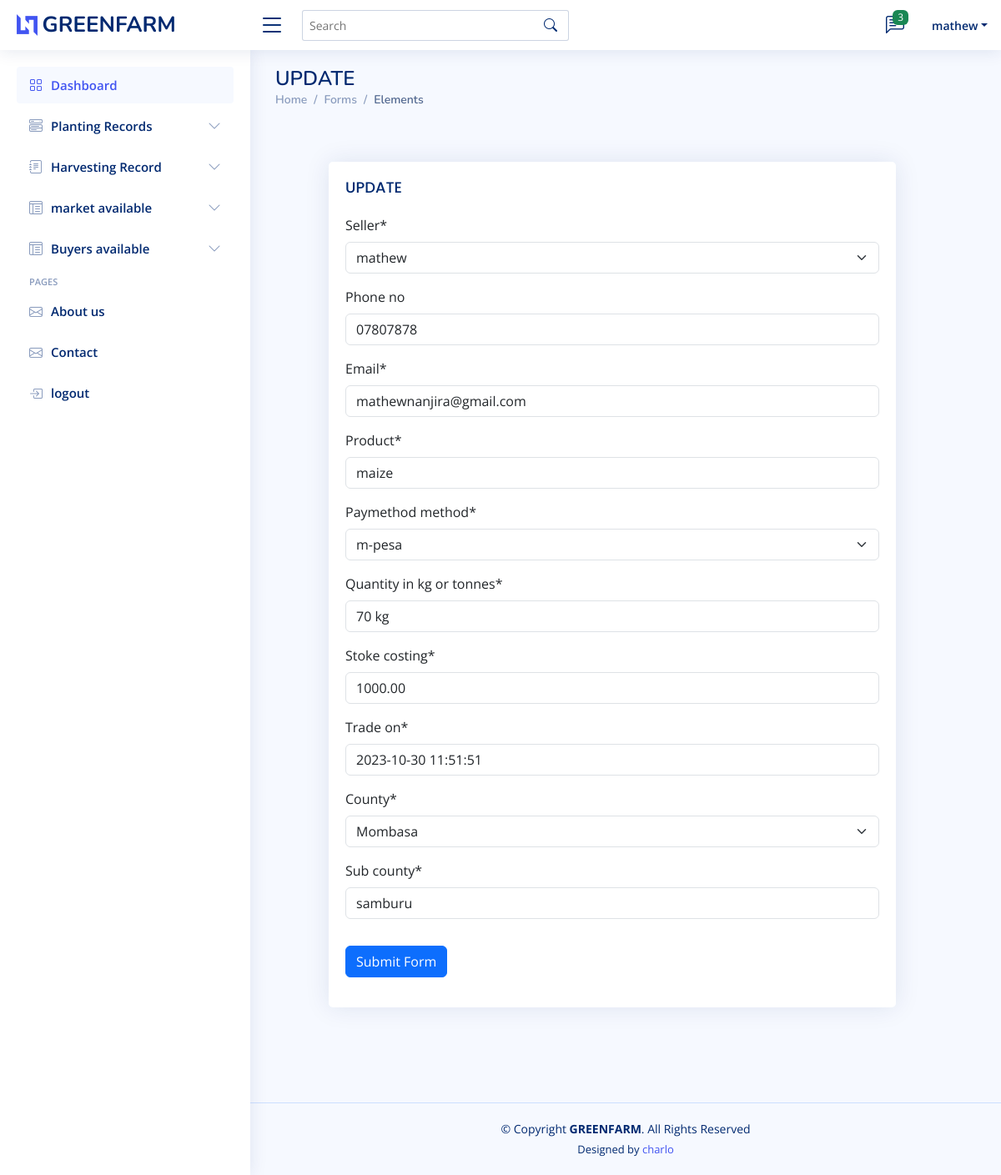
/market/update/1/ (signed in), run on the app's committed database.
### gfarm/models.py (models this page shows)
class Post_Sell(models.Model):
    seller = models.ForeignKey(User, on_delete=models. CASCADE, default="username")
    phone_no = models.CharField(max_length=10, blank=True)
    email= models.EmailField(max_length=200)
    Product = models.CharField(max_length=200)
    paymethod_method = models.CharField(max_length=50, choices=PAYMENT, default='m-pesa')
    quantity_in_kg_or_tonnes  = models.CharField(max_length=50)
    Stoke_costing = models.DecimalField(max_digits=1000000000, decimal_places=2)
    trade_on=models.DateTimeField(default=datetime.now)
    county = models.CharField(max_length=100, choices=COUNTIES, default='mombasa')
    sub_county = models.CharField(blank=False, null=False, max_length=100)

### gfarm/views.py (the view)
# urls.py: path('market/update/<str:pk>/', FarmMarketingUpdateView.as_view(), name='update_market'),
class FarmMarketingUpdateView(LoginRequiredMixin, UpdateView):
    model = Post_Sell
    form_class = MarketingForm
    template_name = "update_market_form.html"
    success_url = reverse_lazy("marketplaces")

### gfarm/forms.py
class MarketingForm(forms.ModelForm):
    class Meta:
        model = Post_Sell
        fields = "__all__"

### gfarm/templates/update_market_form.html (shortened to what this page needs)
{% extends 'base.html' %} {% block body %} {% load static %}{%load crispy_forms_tags %}
<main id="main" class="main">
    <div class="pagetitle">
        <h1>UPDATE</h1>
        <nav>
            <ol class="breadcrumb">
                <li class="breadcrumb-item"><a href="/">Home</a></li>
                <li class="breadcrumb-item">Forms</li>
                <li class="breadcrumb-item active">Elements</li>
            </ol>
        </nav>
    </div>
    <section class="section" style="margin: 4rem;">
        <div class="row">
            <div class="col-lg-12">
                <div class="card" style="margin-right: 2rem;">
                    <div class="card-body">
                        <h5 class="card-title">UPDATE</h5>
                        <form method="POST" enctype="multipart/form-data">
                            <div class="row mb-3">
                                <div class="col-sm-12">
                                    {{ form|crispy }}
                                </div>
                            </div>
                            <div class="row mb-3">
                                <div class="col-sm-10">
                                    <button type="submit" class="btn btn-primary">Submit Form</button>
                                </div>
                            </div>
                        </form>
                    </div>
                </div>
            </div>
        </div>
    </section>
</main>
{% endblock %}

### gfarm/templates/base.html (shortened to what this page needs)
{% load static %}
<!DOCTYPE html>
<html lang="en">
<head>
    <link href="{% static 'assets/vendor/bootstrap/css/bootstrap.min.css' %}" rel="stylesheet">
    <link href="{% static 'assets/vendor/bootstrap-icons/bootstrap-icons.css' %}" rel="stylesheet">
    <link href="{% static 'assets/vendor/boxicons/css/boxicons.min.css' %}" rel="stylesheet">
    <link href="{% static 'assets/vendor/quill/quill.snow.css' %}" rel="stylesheet">
    <link href="{% static 'assets/vendor/quill/quill.bubble.css' %}" rel="stylesheet">
    <link href="{% static 'assets/vendor/remixicon/remixicon.css' %}" rel="stylesheet">
    <link href="{% static 'assets/vendor/simple-datatables/style.css' %}" rel="stylesheet">
    <link href="{% static 'assets/css/style.css' %}" rel="stylesheet">
</head>
<body>
    <header id="header" class="header fixed-top d-flex align-items-center">
        <div class="d-flex align-items-center justify-content-between">
            <a href="/" class="logo d-flex align-items-center">
                <img src="{%static 'assets/img/logo.png'%}" alt="">
                <span class="d-none d-lg-block">GREENFARM</span>
            </a>
            <i class="bi bi-list toggle-sidebar-btn"></i>
        </div>
        <div class="search-bar">
            <form class="search-form d-flex align-items-center" method="POST" action="#">
                <input type="text" name="query" placeholder="Search" title="Enter search keyword">
                <button type="submit" title="Search"><i class="bi bi-search"></i></button>
            </form>
        </div>
        <nav class="header-nav ms-auto">
            <ul class="d-flex align-items-center">
                <li class="nav-item dropdown">
                    <a class="nav-link nav-icon" href="#" data-bs-toggle="dropdown">
                        <i class="bi bi-chat-left-text"></i>
                        <span class="badge bg-success badge-number">3</span>
                    </a>
                </li>
                <li class="nav-item dropdown pe-3">
                    <a class="nav-link nav-profile d-flex align-items-center pe-0" href="#" data-bs-toggle="dropdown">
                        <span class="d-none d-md-block dropdown-toggle ps-2">{{user.username}}</span>
                    </a>
                </li>
            </ul>
        </nav>
    </header>
    <aside id="sidebar" class="sidebar">
        <ul class="sidebar-nav" id="sidebar-nav">
            <li class="nav-item">
                <a class="nav-link " href="/">
                    <i class="bi bi-grid"></i>
                    <span>Dashboard</span>
                </a>
            </li>
            <li class="nav-item">
                <a class="nav-link collapsed" data-bs-target="#components-nav" data-bs-toggle="collapse" href="#">
                    <i class="bi bi-menu-button-wide"></i><span>Planting Records</span><i class="bi bi-chevron-down ms-auto"></i>
                </a>
            </li>
            <li class="nav-item">
                <a class="nav-link collapsed" data-bs-target="#forms-nav" data-bs-toggle="collapse" href="#">
                    <i class="bi bi-journal-text"></i><span>Harvesting Record</span><i class="bi bi-chevron-down ms-auto"></i>
                </a>
            </li>
            <li class="nav-item">
                <a class="nav-link collapsed" data-bs-target="#tables-nav" data-bs-toggle="collapse" href="#">
                    <i class="bi bi-layout-text-window-reverse"></i><span>market available</span><i class="bi bi-chevron-down ms-auto"></i>
                </a>
            </li>
              <li class="nav-item">
                <a class="nav-link collapsed" data-bs-target="#tables-nav" data-bs-toggle="collapse" href="#">
                    <i class="bi bi-layout-text-window-reverse"></i><span>Buyers available</span><i class="bi bi-chevron-down ms-auto"></i>
                </a>
                </li>
                </ul>
            <li class="nav-heading">Pages</li>
        <li class="nav-item">
                <a class="nav-link collapsed" href="/about/">
                    <i class="bi bi-envelope"></i>
                    <span>About us</span>
                </a>
            </li>
            <li class="nav-item">
                <a class="nav-link collapsed" href="/add_contact/">
                    <i class="bi bi-envelope"></i>
                    <span>Contact</span>
                </a>
            </li>
{% if user.is_authenticated %}
            <li class="nav-item">
                <a class="nav-link collapsed" href="/logout/">
                    <i class="bi bi-box-arrow-in-right"></i>
                    <span>logout</span>
                </a>
            </li>
            {% endif %}
    </aside>
    {% block body %} {% endblock %}
    <footer id="footer" class="footer">
        <div class="copyright">
            &copy; Copyright <strong><span>GREENFARM</span></strong>. All Rights Reserved
        </div>
        <div class="credits">
            Designed by <a href="https://bootstrapmade.com/">charlo</a>
        </div>
    </footer>
</body>
</html>

### static/assets/css/style.css (style rules this page uses)
:root { scroll-behavior: smooth; }
body { font-family: "Open Sans", sans-serif; background: #f6f9ff; color: #444444; }
a { color: #4154f1; text-decoration: none; }
h1, h2, h3, h4, h5, h6 { font-family: "Nunito", sans-serif; }
#main { margin-top: 60px; padding: 20px 30px; transition: all 0.3s; }
.pagetitle { margin-bottom: 10px; }
.pagetitle h1 { font-size: 24px; margin-bottom: 0; font-weight: 600; color: #012970; }
.card { margin-bottom: 30px; border: none; border-radius: 5px; box-shadow: 0px 0 30px rgba(1, 41, 112, 0.1); }
.card-title { padding: 20px 0 15px 0; font-size: 18px; font-weight: 500; color: #012970; font-family: "Poppins", sans-serif; }
.card-body { padding: 0 20px 20px 20px; }
.breadcrumb { font-size: 14px; font-family: "Nunito", sans-serif; color: #899bbd; font-weight: 600; }
.breadcrumb a { color: #899bbd; transition: 0.3s; }
.breadcrumb .breadcrumb-item::before { color: #899bbd; }
.breadcrumb .active { color: #51678f; font-weight: 600; }
.logo { line-height: 1; }
@media (min-width: 1200px) { .logo { width: 280px; } }
.logo img { max-height: 26px; margin-right: 6px; }
.logo span { font-size: 26px; font-weight: 700; color: #012970; font-family: "Nunito", sans-serif; }
.header { transition: all 0.5s; z-index: 997; height: 60px; box-shadow: 0px 2px 20px rgba(1, 41, 112, 0.1); background-color: #fff; padding-left: 20px; }
.header .toggle-sidebar-btn { font-size: 32px; padding-left: 10px; cursor: pointer; color: #012970; }
.header .search-bar { min-width: 360px; padding: 0 20px; }
.header .search-form { width: 100%; }
.header .search-form input { border: 0; font-size: 14px; color: #012970; border: 1px solid rgba(1, 41, 112, 0.2); padding: 7px 38px 7px 8px; border-radius: 3px; transition: 0.3s; width: 100%; }
.header .search-form button { border: 0; padding: 0; margin-left: -30px; background: none; }
.header .search-form button i { color: #012970; }
.header-nav ul { list-style: none; }
.header-nav>ul { margin: 0; padding: 0; }
.header-nav .nav-icon { font-size: 22px; color: #012970; margin-right: 25px; position: relative; }
.header-nav .nav-profile { color: #012970; }
.header-nav .nav-profile span { font-size: 14px; font-weight: 600; }
.header-nav .badge-number { position: absolute; inset: -2px -5px auto auto; font-weight: normal; font-size: 12px; padding: 3px 6px; }
.sidebar { position: fixed; top: 60px; left: 0; bottom: 0; width: 300px; z-index: 996; transition: all 0.3s; padding: 20px; overflow-y: auto; scrollbar-width: thin; scrollbar-color: #aab7cf transparent; box-shadow: 0px 0px 20px rgba(1, 41, 112, 0.1); background-color: #fff; }
@media (min-width: 1200px) { #main, #footer { margin-left: 300px; } }
.sidebar-nav { padding: 0; margin: 0; list-style: none; }
.sidebar-nav li { padding: 0; margin: 0; list-style: none; }
.sidebar-nav .nav-item { margin-bottom: 5px; }
.sidebar-nav .nav-heading { font-size: 11px; text-transform: uppercase; color: #899bbd; font-weight: 600; margin: 10px 0 5px 15px; }
.sidebar-nav .nav-link { display: flex; align-items: center; font-size: 15px; font-weight: 600; color: #4154f1; transition: 0.3; background: #f6f9ff; padding: 10px 15px; border-radius: 4px; }
.sidebar-nav .nav-link i { font-size: 16px; margin-right: 10px; color: #4154f1; }
.sidebar-nav .nav-link.collapsed { color: #012970; background: #fff; }
.sidebar-nav .nav-link.collapsed i { color: #899bbd; }
.sidebar-nav .nav-link .bi-chevron-down { margin-right: 0; transition: transform 0.2s ease-in-out; }
.footer { padding: 20px 0; font-size: 14px; transition: all 0.3s; border-top: 1px solid #cddfff; }
.footer .copyright { text-align: center; color: #012970; }
.footer .credits { padding-top: 5px; text-align: center; font-size: 13px; color: #012970; }

### data on the page
Post_Sell: seller "mathew", phone_no "07807878", email "mathewnanjira@gmail.com", Product "maize", paymethod_method "m-pesa", quantity_in_kg_or_tonnes "70 kg", Stoke_costing "1000.00", trade_on "2023-10-30 11:51:51", county "Mombasa", sub_county "samburu"

### other printed values
{{ user.username }} "mathew"
